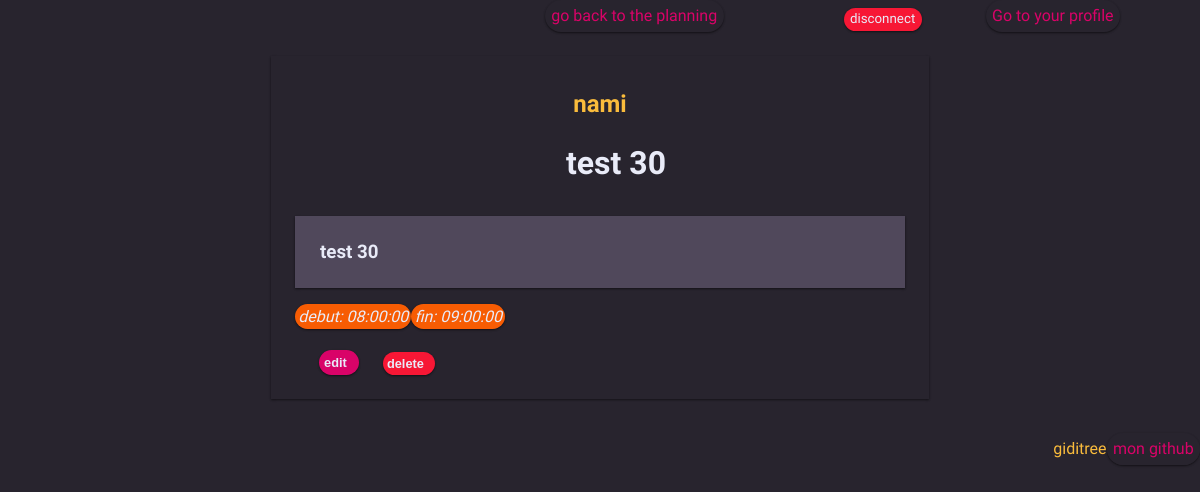
The app's page /reservation.php?idbookingsprofile=343802 (signed in) with its own data.
### tables this page shows
CREATE TABLE IF NOT EXISTS `utilisateurs` (
  `id` int(11) NOT NULL AUTO_INCREMENT,
  `login` varchar(255) NOT NULL,
  `password` varchar(255) NOT NULL,
  PRIMARY KEY (`id`)
);

CREATE TABLE IF NOT EXISTS `reservations` (
  `id` int(11) NOT NULL AUTO_INCREMENT,
  `titre` varchar(255) NOT NULL,
  `description` text NOT NULL,
  `debut` datetime NOT NULL,
  `fin` datetime NOT NULL,
  `id_utilisateur` int(11) NOT NULL,
  PRIMARY KEY (`id`)
);

### reservation.php (the view, shortened to what this page needs)
<?php
$servername = 'localhost:3306';
$username = 'giditree';
$password = 'admin.io';
$database = 'carlo-de-grandi-giacomo_reservationsalles';
$conn = mysqli_connect($servername, $username, $password, $database);
?>
<!DOCTYPE html>
<html>
<head>
	<link rel="stylesheet" type="text/css" href="reservationsalles.css">
</head>
<body>
	<header>
			<a href="planning.php">go back to the planning</a>
<?php
if(isset($_COOKIE['connected'])){
	echo 	'<form action=""	method="post" >
				<input type="submit" name="disconnect" id="disconnect" value="disconnect">
			</form>';
	echo '<a href="profil.php" target="_top">Go to your profile</a>';
}
?>
	</header>
	<main class="maininsc">
		<div id="reserdiv">
<?php
if(isset($_COOKIE['connected'])){
	if(isset($_SESSION['reservation'])){
		$idres=$_SESSION['reservation'];
		$quest2=" SELECT * FROM reservations WHERE id = '$idres' ";
		$req2=mysqli_query($conn,$quest2);
		$res2=mysqli_fetch_all($req2,MYSQLI_ASSOC);
		$iduser=$res2[0]['id_utilisateur'];
		$quest3=" SELECT login FROM utilisateurs WHERE id = '$iduser' ";
		$req3=mysqli_query($conn,$quest3);
		$res3=mysqli_fetch_row($req3);
		echo '<span id="usertitle"><h2>'.$res3[0].'</h2></span>';
		echo '<span><h1>'.$res2[0]['titre'].'</h1></span>';
		echo '<span><h3>'.$res2[0]['description'].'</span></h3>';
		echo '<span class="idreserve">'.'<i>debut: '.substr($res2[0]['debut'],10).'</i></span>';
		echo '<span class="idreserve">'.'<i>fin: '.substr($res2[0]['fin'],10).'</i></span>';
		if($res2[0]['id_utilisateur']===$_COOKIE['id']){
		echo '	<div id="wrapdel"><form action="" method="post">
					<button type="submit" class="edits2" name="edit" value="'.$idres.'"><b>edit &#160;</b></button>
				</form>';
		echo '	<form action="" method="post">
					<button type="submit" class="delete" name="delete" value="'.$idres.'"><b>delete &#160;</b></button>
				</form></div>';
		} else {
			echo '<a href="profil.php"><i>send a message to user</i></a>';
		}
	} else { 	header('location:planning.php');
	}
} else { echo '<span>&#160;</span><h2>please, log in to see this event</h2>';
		 echo '<span>&#160;</span><a href="connexion.php" target="_top"> Log in </a><span>&#160;</span>';
}
?>
		</div>
	</main>
	<footer>
			<p>giditree<p>
			<a href="https://github.com/Giacomo-DeGrandi">mon github</a>
	</footer>
</body>
</html>

### reservationsalles.css (style rules this page uses)
:root { --generalfont: 'Source Sans Pro', sans-serif; --white: #E9EBF8; --black: black; --fontcolw: #FEFFFE; --bkg: #28242E; --bkgborder: #50485B; --bittered: #28242E; --yellored: #FABC3C; --slateblu: #8C78E2; --middleblu: #B7ABED; --colblu: #2584BB; --greeny: #00CC66; --rose: #D90368; --fuxia: #FC3692; --orange: #F75C03; --red: #F71735; --cardshad: rgba(0, 0, 0, 0.1) 0px 1px 3px 0px, rgba(0, 0, 0, 0.46) 0px 1px 2px 0px; --othershad: rgba(0, 0, 0, 0.36) 0px 1px 4px; --cardtitle: rgba(0, 0, 0, 0.06) 0px 2px 4px 0px inset; --titleshad: rgba(99, 99, 99, 0.2) 0px 2px 8px 0px; }
body { margin: 0px; font-family: var(--generalfont); background-color: var(--bittered); color: var(--yellored); -ms-overflow-style: none; scrollbar-width: none; }
header { display: flex; background-color: var(--bkg); justify-content: flex-end; max-height: 5vh; }
header a { color: var(--rose); margin-left: 8vh; margin-right: 10vh; }
a { background-color: var(--bittered); text-decoration: none; border-radius: 4vh; padding: 0.8vh; color: var(--rose); box-shadow: var(--cardshad); text-align: center; }
input { text-decoration: none; background-color: var(--white); padding: 0.8vh; color: var(--rose); border: none; cursor: pointer; font-family: var(--generalfont); box-shadow: var(--cardshad); line-height: 0.8em; }
input[type="submit"] { border-radius: 3vh; }
h1 { color: var(--white); text-shadow: var(--titleshad); margin-left: 4vh; line-height: 0.8em; }
h2 { font-size: 1em; line-height: 0.4em; }
#usertitle { font-size: 1.5em; }
footer { display: flex; justify-content: flex-end; align-items: flex-end; }
#reserdiv { display: flex; flex-direction: column; align-items: center; box-shadow: var(--cardshad); max-width: 100%; padding: 3vh; }
#reserdiv h3 { width: 70vh; background-color: var(--bkgborder); color: var(--white); border: solid 1px var(--bkgborder); box-shadow: var(--cardshad); text-align: justify; padding: 3vh; }
.idreserve { background-color: var(--orange); color: var(--white); border-radius: 3vh; box-shadow: var(--cardshad); padding: 0.4vh; }
#disconnect { margin-left: 5vh; margin-top: 1vh; background-color: var(--red); color: var(--white); }
.maininsc { border-radius: 1vh; padding: 3vh; display: flex; flex-direction: column; align-items: center; }
.edits2 { text-align: center; padding:0.4em ; font-size: 0.8em; border: none; color: var(--white); background-color: var(--rose); border-radius: 3vh; margin-left: 3vh; margin-top: 3vh; box-shadow: var(--cardshad); }
.delete { margin-top: 3.25vh; text-align: center; padding:0.3em ; font-size: 0.8em; border: none; color: var(--white); background-color: var(--red); border-radius: 3vh; margin-left: 3vh; box-shadow: var(--cardshad); }
#wrapdel { display: flex; }

### records on screen
utilisateurs: login "nami"
reservations: titre "test 30", description "test 30", debut "08:00:00", fin "09:00:00"
